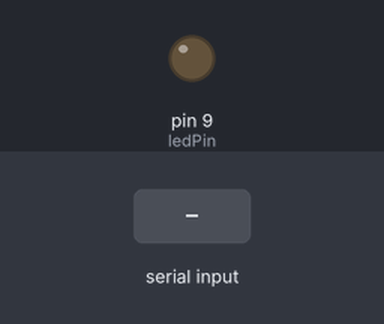
Bench run of a sketch on a simulated Arduino Uno, built with avr-gcc and run on an emulated ATmega328P. Shown: output pins drawn as LEDs (lit = HIGH). The inputs (shaded band) are chosen by the test bench.

Above: at 1.2 s.
1.3 s: "90,45\n" received over Serial
At 2.1 s:
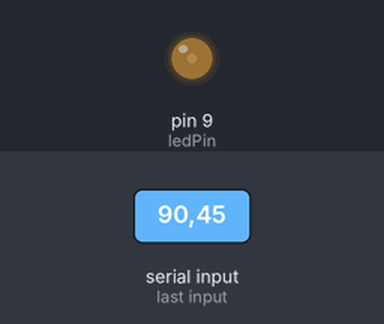
3.8 s: "30,150\n" received over Serial
At 4.6 s:
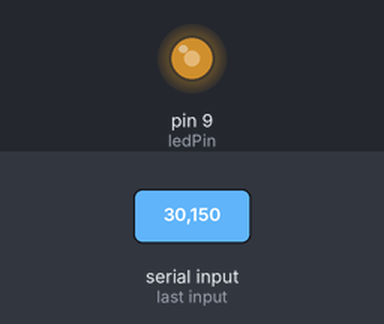
6.3 s: "200\n" received over Serial
At 7.1 s:
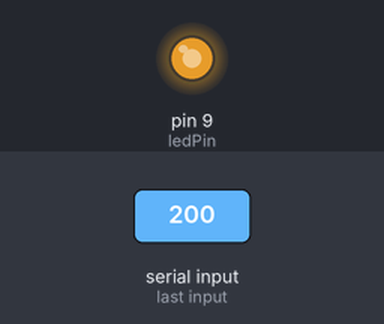
Timing chart, 0 to 9.3 s (numbered marks = the images above; inputs shaded):
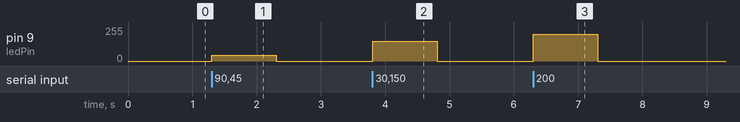

The sketch:

RemoteLed.ino
```cpp
const int ledPin = 9; // the pin that the LED is attached to
int incomingByte;      // a variable to read incoming serial data into


void setup() {
  // initialize serial communication:
  Serial.begin(9600);
  // initialize the LED pin as an output:
  pinMode(ledPin, OUTPUT);
}

void loop() {

   if (Serial.available())
  {
   int f = Serial.parseInt();
   /*if (f > 0)
   {*/
     //Serial.println(f);
       analogWrite(ledPin, f);
   //}
  }


}
```

Measured:
- after the input at 1.3 s, pin 9 (ledPin): 0/255 → 45/255 at once, → 0/255 1.0 s later
- after the input at 3.8 s, pin 9 (ledPin): 0/255 → 150/255 at once, → 0/255 1.0 s later
- after the input at 6.3 s, pin 9 (ledPin): 0/255 → 200/255 at once, → 0/255 1.0 s later
